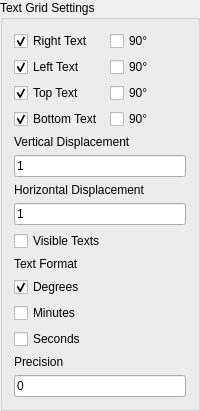
              <widget class="QGroupBox" name="groupBox4_2_2">
               <property name="title">
                <string>Text Grid Settings</string>
               </property>
               <property name="flat">
                <bool>true</bool>
               </property>
               <layout class="QGridLayout" name="gridLayout_13">
                <item row="0" column="0" colspan="4">
                 <layout class="QHBoxLayout">
                  <item>
                   <layout class="QVBoxLayout">
                    <item>
                     <widget class="QCheckBox" name="chkRightGeoText">
                      <property name="text">
                       <string>Right Text</string>
                      </property>
                      <property name="checked">
                       <bool>true</bool>
                      </property>
                     </widget>
                    </item>
                    <item>
                     <widget class="QCheckBox" name="chkLeftGeoText">
                      <property name="text">
                       <string>Left Text</string>
                      </property>
                      <property name="checked">
                       <bool>true</bool>
                      </property>
                     </widget>
                    </item>
                    <item>
                     <widget class="QCheckBox" name="chkTopGeoText">
                      <property name="text">
                       <string>Top Text</string>
                      </property>
                      <property name="checked">
                       <bool>true</bool>
                      </property>
                     </widget>
                    </item>
                    <item>
                     <widget class="QCheckBox" name="chkBottomGeoText">
                      <property name="text">
                       <string>Bottom Text</string>
                      </property>
                      <property name="checked">
                       <bool>true</bool>
                      </property>
                     </widget>
                    </item>
                   </layout>
                  </item>
                  <item>
                   <layout class="QVBoxLayout">
                    <item>
                     <widget class="QCheckBox" name="chkRightRotateGeoText">
                      <property name="text">
                       <string>90°</string>
                      </property>
                     </widget>
                    </item>
                    <item>
                     <widget class="QCheckBox" name="chkLeftRotateGeoText">
                      <property name="text">
                       <string>90°</string>
                      </property>
                     </widget>
                    </item>
                    <item>
                     <widget class="QCheckBox" name="chkTopRotateGeoText">
                      <property name="text">
                       <string>90°</string>
                      </property>
                     </widget>
                    </item>
                    <item>
                     <widget class="QCheckBox" name="chkBottomRotateGeoText">
                      <property name="text">
                       <string>90°</string>
                      </property>
                     </widget>
                    </item>
                   </layout>
                  </item>
                 </layout>
                </item>
                <item row="5" column="0">
                 <widget class="QCheckBox" name="chkVisibleTextsGeoText">
                  <property name="text">
                   <string>Visible Texts</string>
                  </property>
                 </widget>
                </item>
                <item row="4" column="0" colspan="4">
                 <widget class="QLineEdit" name="lneHrzGeoDisplacement">
                  <property name="text">
                   <string>1</string>
                  </property>
                 </widget>
                </item>
                <item row="7" column="0">
                 <widget class="QCheckBox" name="chkDegreesGeoText">
                  <property name="text">
                   <string>Degrees</string>
                  </property>
                  <property name="checked">
                   <bool>true</bool>
                  </property>
                 </widget>
                </item>
                <item row="8" column="0">
                 <widget class="QCheckBox" name="chkMinutesGeoText">
                  <property name="text">
                   <string>Minutes</string>
                  </property>
                 </widget>
                </item>
                <item row="9" column="0">
                 <widget class="QCheckBox" name="chkSecondsGeoText">
                  <property name="text">
                   <string>Seconds</string>
                  </property>
                 </widget>
                </item>
                <item row="10" column="0">
                 <widget class="QLabel" name="label">
                  <property name="sizePolicy">
                   <sizepolicy hsizetype="Fixed" vsizetype="Preferred">
                    <horstretch>0</horstretch>
                    <verstretch>0</verstretch>
                   </sizepolicy>
                  </property>
                  <property name="text">
                   <string>Precision</string>
                  </property>
                 </widget>
                </item>
                <item row="3" column="0" colspan="4">
                 <widget class="QLabel" name="lbHorizontalGeoDisplacement">
                  <property name="text">
                   <string>Horizontal Displacement</string>
                  </property>
                  <property name="wordWrap">
                   <bool>false</bool>
                  </property>
                 </widget>
                </item>
                <item row="2" column="0" colspan="4">
                 <widget class="QLineEdit" name="lneVrtGeoDisplacement">
                  <property name="text">
                   <string>1</string>
                  </property>
                 </widget>
                </item>
                <item row="1" column="0">
                 <widget class="QLabel" name="lbVerticalGeoDisplacement">
                  <property name="text">
                   <string>Vertical Displacement</string>
                  </property>
                  <property name="wordWrap">
                   <bool>false</bool>
                  </property>
                 </widget>
                </item>
                <item row="6" column="0">
                 <widget class="QLabel" name="lbOptionFormat">
                  <property name="text">
                   <string>Text Format</string>
                  </property>
                  <property name="wordWrap">
                   <bool>false</bool>
                  </property>
                 </widget>
                </item>
                <item row="11" column="0" colspan="4">
                 <widget class="QLineEdit" name="lneSecPrecision">
                  <property name="enabled">
                   <bool>true</bool>
                  </property>
                  <property name="maximumSize">
                   <size>
                    <width>16777215</width>
                    <height>16777215</height>
                   </size>
                  </property>
                  <property name="inputMask">
                   <string>0</string>
                  </property>
                  <property name="text">
                   <string>0</string>
                  </property>
                  <property name="alignment">
                   <set>Qt::AlignLeading|Qt::AlignLeft|Qt::AlignVCenter</set>
                  </property>
                 </widget>
                </item>
               </layout>
              </widget>
